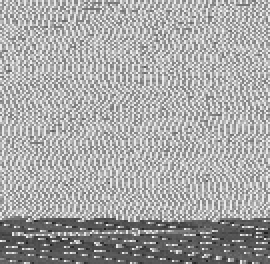
#> input picture Hw2/Chapter2_1.pgm, 135 x 132 px, found by its file name (shown 2 times larger)
$ python img_compare_cos.py   (older library calls are emulated)
#> lines starting #> are read from the running program, lines starting #| are printed output that depends on the picture; long printed decimals are rounded
# -*- coding: utf-8 -*-
#http://www.zhongruitech.com/204199914.html
#cosin相似度

from PIL import Image
from numpy import average, linalg, dot

def get_thumbnail(image, size=(132, 135), greyscale=False):
    image = image.resize(size, Image.ANTIALIAS)
    if greyscale:
        image = image.convert('L')
    return image

def image_similarity_vectors_via_numpy(image1, image2):
    image1 = get_thumbnail(image1)
    image2 = get_thumbnail(image2)
    images = [image1, image2]
    vectors = []
    norms = []
    for image in images:
        vector = []
        for pixel_tuple in image.getdata():
            vector.append(average(pixel_tuple))
        vectors.append(vector)
        norms.append(linalg.norm(vector, 2))
    a, b = vectors
    a_norm, b_norm = norms
    res = dot(a / a_norm, b / b_norm)
    return res

image1 = Image.open('/home/su/code/DIP/Hw2/Chapter2_1.pgm')
#> image1 is the input picture: PIL image 135x132 L; min 31, max 239, mean 167.3
for num in xrange(5):
    image2 = Image.open('/home/su/code/DIP/Hw2/opt/rotatedBack_%s.jpg'%num)
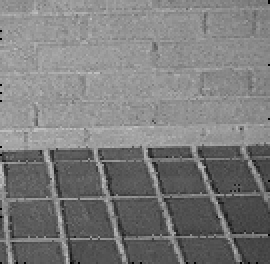
#> input picture Hw2/opt/rotatedBack_0.jpg, 135 x 132 px, found by its file name (shown 2 times larger)
#> image2 is the input picture: PIL image 135x132 L; min 0, max 194, mean 123.4
    cosin = image_similarity_vectors_via_numpy(image1, image2)
#> in get_thumbnail, `image = image.resize(size, Image.ANTIALIAS)`:
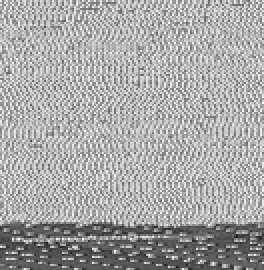
#> image: PIL image 132x135 L (shown 2 times larger); min 26, max 255, mean 167.3
#> call 2 of get_thumbnail, with size = (132, 135), greyscale = False
#> in get_thumbnail (call 2), `image = image.resize(size, Image.ANTIALIAS)`:
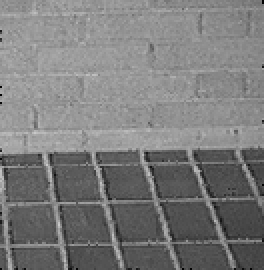
#> image: PIL image 132x135 L (shown 2 times larger); min 0, max 201, mean 123.4
#> the loop in image_similarity_vectors_via_numpy, `for image in images:` made 2 passes
#> after the loop in image_similarity_vectors_via_numpy, `for image in images:`: norms = [23143.7, 17091.5]; vectors = 2 items
#> in image_similarity_vectors_via_numpy, `a, b = vectors`: a = 17820 values, max 255 at index 2862, min 26 at index 16000, mean 167.3; b = 17820 values, max 201 at index 8729, min 0 at index 17779, mean 123.4
#> in image_similarity_vectors_via_numpy, `a_norm, b_norm = norms`: a_norm = 23143.7; b_norm = 17091.5
#> in image_similarity_vectors_via_numpy, `res = dot(a / a_norm, b / b_norm)`: res = 0.95
#> cosin = 0.95
    print(num , cosin)
#| 0 0.9501
#> pass 2 of the loop `for num in xrange(5):`:
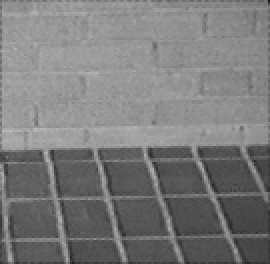
#> input picture Hw2/opt/rotatedBack_1.jpg, 135 x 132 px, found by its file name (shown 2 times larger)
#> image2 is the input picture: PIL image 135x132 L; min 20, max 186, mean 123
#> in get_thumbnail (call 4), `image = image.resize(size, Image.ANTIALIAS)`:
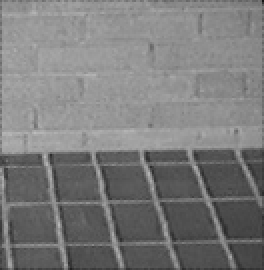
#> image: PIL image 132x135 L (shown 2 times larger); min 21, max 189, mean 123
#> the loop in image_similarity_vectors_via_numpy (call 2), `for image in images:` made 2 passes
#> cosin = 0.954
#| 1 0.9537
#> pass 3 of the loop `for num in xrange(5):`:
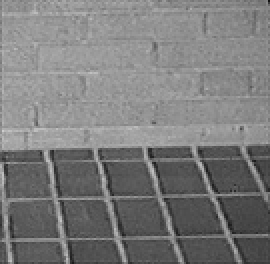
#> input picture Hw2/opt/rotatedBack_2.jpg, 135 x 132 px, found by its file name (shown 2 times larger)
#> image2 is the input picture: PIL image 135x132 L; min 19, max 205, mean 123.5
#> in get_thumbnail (call 6), `image = image.resize(size, Image.ANTIALIAS)`:
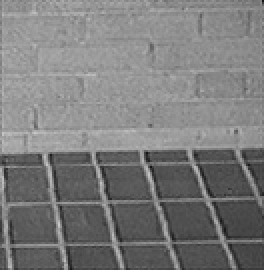
#> image: PIL image 132x135 L (shown 2 times larger); min 20, max 202, mean 123.5
#> cosin = 0.951
#| 2 0.9507
#> (the run stopped early here; a loop or call above may not have finished)
